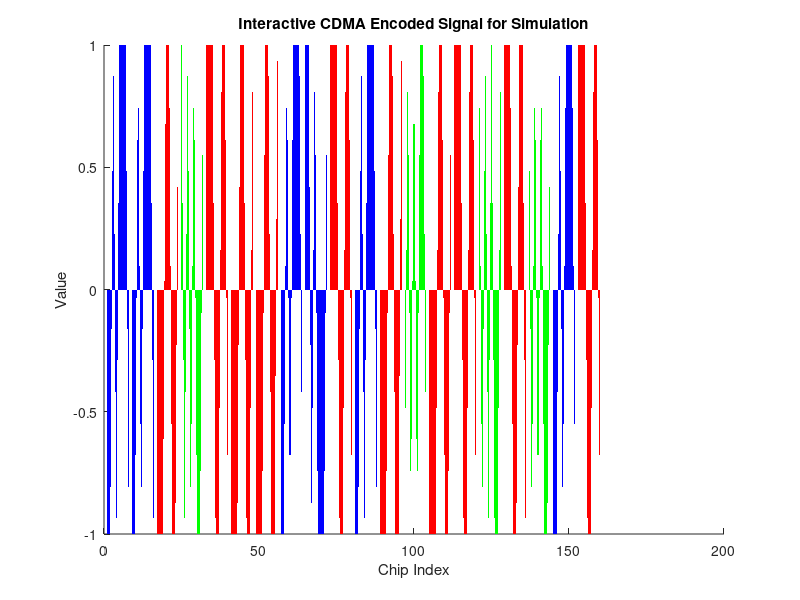

Write the MATLAB code that produced this figure.
clc;
clear;

% Define longer chip patterns for detailed simulation for each station
chip_patterns = {
    [1 1 1 -1 -1 1 1 -1],  % Chip pattern for Station J
    [-1 1 -1 1 -1 1 1 -1], % Chip pattern for Station K
    [-1 -1 1 -1 1 1 1 -1]  % Chip pattern for Station L
};

% Generate a sequence of 20 random bits
r = round(rand(1, 20)); % Random bits to transmit

% Initialize the CDMA sequence array to store chip sequences
cdma_seq = zeros(1, 20 * length(chip_patterns{1})); 

% Define fixed colors for the plot corresponding to each station
colorMap = [1 0 0; 0 1 0; 0 0 1];  % Red for J, Green for K, Blue for L

% Set up the plot for visualizing the CDMA encoding
figure;
hold on;
title('Interactive CDMA Encoded Signal for Simulation');
xlabel('Chip Index');
ylabel('Value');

% Encode and visualize the CDMA sequence
for counter = 1:20
    station = randi([1 3]); % Randomly select a station for each bit
    bit_pattern = chip_patterns{station}; % Select chip pattern based on the chosen station
    if r(counter) == 0
        bit_pattern = -bit_pattern; % Use the inverse pattern for bit 0
    end
    % Determine the indices in the CDMA sequence array
    start_index = (counter - 1) * length(bit_pattern) + 1;
    end_index = start_index + length(bit_pattern) - 1;
    % Insert the chip pattern into the CDMA sequence
    cdma_seq(start_index:end_index) = bit_pattern;
    % Plot the bit's chip pattern with the station's color
    area(start_index:end_index, cdma_seq(start_index:end_index), 'FaceColor', colorMap(station, :), 'EdgeColor', 'none');
end

hold off;

% Decoding the CDMA sequence
decoded_bits = zeros(1, 20);
decoded_info = '';

% Decode each bit in the sequence
for idx = 1:20
    segment = cdma_seq((idx-1) * 8 + 1 : idx * 8); % Extract the segment for each bit
    correlation = zeros(1, 3);
    % Compute the correlation with each station's chip pattern
    for station = 1:3
        correlation(station) = dot(segment, chip_patterns{station});
    end
    [~, max_idx] = max(correlation); % Identify the station with the highest correlation
    decoded_bits(idx) = max_idx; % Assign the decoded station
    % Append information about the decoded bit
    decoded_info = [decoded_info sprintf('\nBit %d comes from Station %c', idx, 'J' + max_idx - 1)];
end

% Display the decoded sequence and associated station information
disp('Decoded sequence:');
disp(decoded_info);
